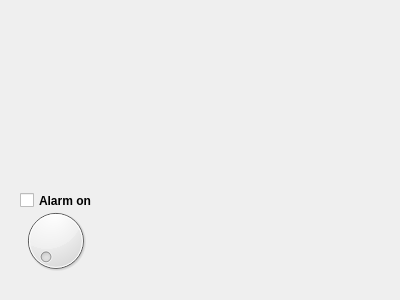
<?xml version="1.0" encoding="UTF-8"?>
<ui version="4.0">
 <class>Widget</class>
 <widget class="QWidget" name="Widget">
  <property name="geometry">
   <rect>
    <x>0</x>
    <y>0</y>
    <width>400</width>
    <height>300</height>
   </rect>
  </property>
  <property name="minimumSize">
   <size>
    <width>400</width>
    <height>300</height>
   </size>
  </property>
  <property name="maximumSize">
   <size>
    <width>400</width>
    <height>300</height>
   </size>
  </property>
  <property name="windowTitle">
   <string>Analog clock</string>
  </property>
  <widget class="QDial" name="dial">
   <property name="geometry">
    <rect>
     <x>20</x>
     <y>200</y>
     <width>71</width>
     <height>81</height>
    </rect>
   </property>
   <property name="maximum">
    <number>60</number>
   </property>
   <property name="singleStep">
    <number>1</number>
   </property>
  </widget>
  <widget class="QCheckBox" name="checkBox">
   <property name="geometry">
    <rect>
     <x>20</x>
     <y>190</y>
     <width>81</width>
     <height>21</height>
    </rect>
   </property>
   <property name="font">
    <font>
     <pointsize>9</pointsize>
     <weight>75</weight>
     <bold>true</bold>
    </font>
   </property>
   <property name="text">
    <string>Alarm on</string>
   </property>
  </widget>
 </widget>
 <layoutdefault spacing="6" margin="11"/>
 <resources/>
 <connections/>
</ui>
